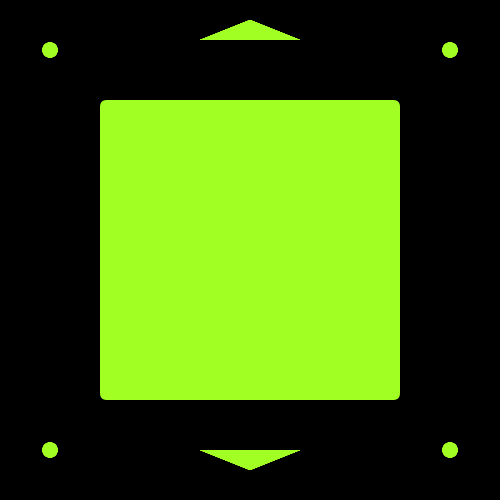
Frame 1 (no input)
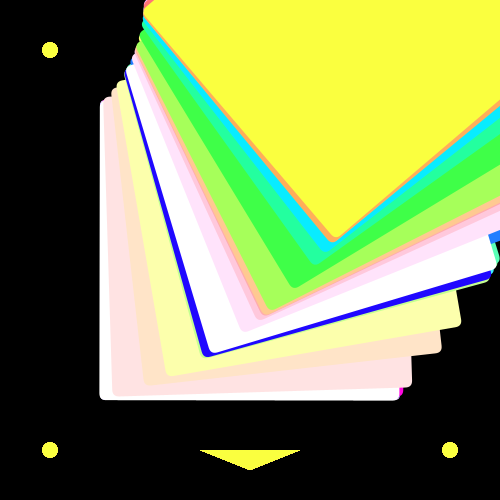
Frame 60 (the mouse pressed at the canvas centre just before this capture)
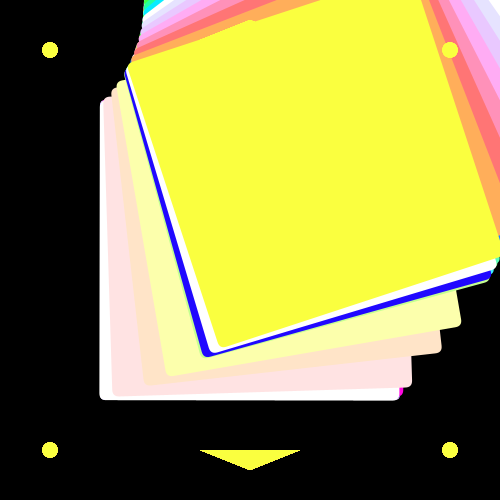
Frame 120 (the mouse held since frame 60 and released just before this capture)

The Processing sketch that drew these frames (run headless with seeded random() and noise(); from frame 60 on, the mouse is pressed at the canvas centre):

// Processing sketch: processing_87329
// ── processing_87329.pde

float timer=0.0;
float center=0.0;
float r=random(360);
float t=random(100);
float y=random(100);
float hue=random(360.00);
float sat=random(100.00);
float bright=random(100.00);
float angle;
float jitter;

void setup(){
  size(500,500);
  colorMode(HSB,360,100,100,100);
  background(0);
  noStroke();
  frameRate(60);
}
  

void draw(){
  timer+=1/30.0;
  
if(timer>=0.10){  
  timer=0.0;
  hue+=30.75;
  sat+=10.75;
  if(hue>=360){
    hue=0.0;}
    if(sat>=100){
      sat=0.0;}
}
while(timer<0.50){
  fill(hue,sat,100);
  ellipse(50,50,15,15);
  ellipse(450,50,15,15);
  ellipse(50,450,15,15);
  ellipse(450,450,15,15);
  triangle(200,40,250,20,300,40);
  triangle(200,450,250,470,300,450);
  timer=timer+1/30.0;}
  
  if(second()%2==0){
    jitter=random(-0.1,0.1);}
    angle=angle+jitter;
    float c=sin(angle);
    translate(width/4, height,4);
    rotate(c);
    fill(hue,sat,100);
    rect(100,100,300,300,7);

}
